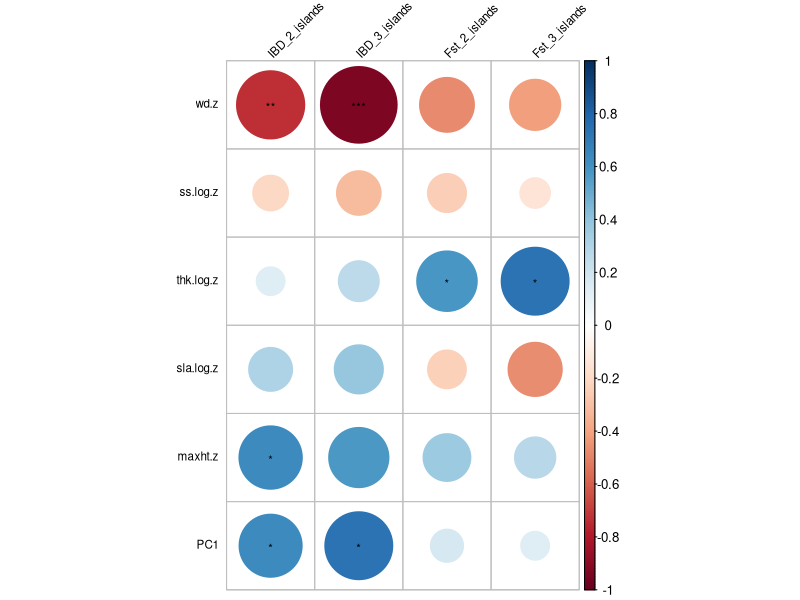
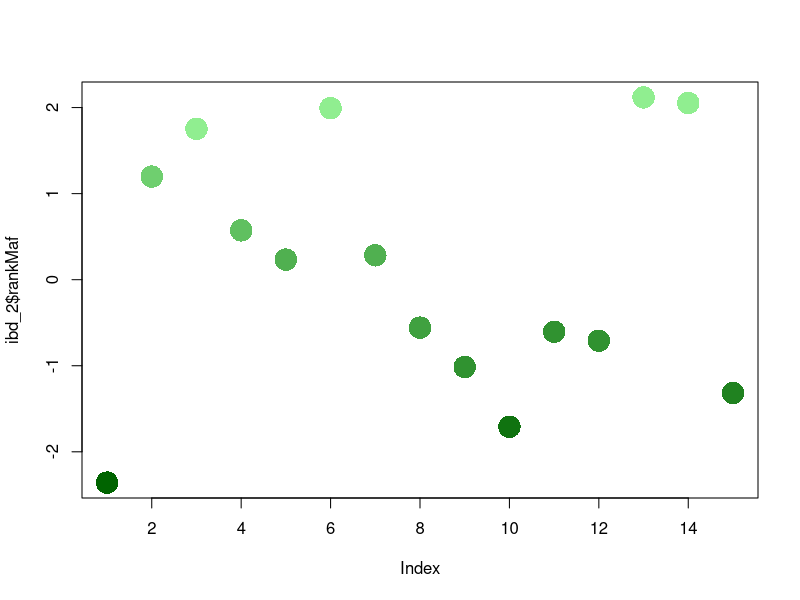

Write the R code that produced these figures, in order. (Note: this script raises an error after producing the figures.)
library(corrplot)        

#### IBD versus traits ####
#load files
ibd<-read.csv("Data/IBD_acorss_islands.csv")
traits<-read.csv("Data/Original_trait_values.csv")
traits$thk.log.z[is.na(traits$thk.log.z)] <- 0

#rank IBD slope
ibd$rank<-rank(ibd$Slope)

#merge trait data to to IBD
ibd<-merge(ibd,traits,by='sp_code')

# ---------------------------------------------------------------------------
# Subset the data to keep only sites/populations with more than 1 or more
# than 2 islands, respectively. 
# ---------------------------------------------------------------------------
pops<-read.csv("Data/PopGen_stats_islands.csv")
n_islands <- aggregate(Island ~ sp_code,
          data = pops,
          FUN = function(x) length(unique(x)))
ibd$N_Islands <- n_islands$Island[match(ibd$sp_code,n_islands$sp_code)]
ibd$N_Islands[is.na(ibd$N_Islands)] <- 1

ibd_2 <- ibd[ibd$N_Islands > 1, ]
ibd_3 <- ibd[ibd$N_Islands > 2, ]

# ---------------------------------------------------------------------------
# Spearman correlations between Slope_maf and columns 24:30, using ibd_2
# (N_Islands > 1). For each column i, store the correlation estimate (rho)
# and p-value in vectors indexed by k.
# ---------------------------------------------------------------------------
slope_p.value_2 <- NULL
slope_estimate_2 <- NULL
k <- 1
  
for (i in c(17:22)) { #"ss.log.z","thk.log.z","sla.log.z","maxht.z","wd.z","PC1"
  cor <- cor.test(ibd_2$Slope, ibd_2[, i], method = 'spearman')
  slope_estimate_2[k] <- cor$estimate   # Spearman's rho
  slope_p.value_2[k] <- cor$p.value     # associated p-value
  k <- k + 1
}

# ---------------------------------------------------------------------------
# Same as above, but using ibd_3 (N_Islands > 2).
# ---------------------------------------------------------------------------
slope_p.value_3 <- NULL
slope_estimate_3 <- NULL
k <- 1
for (i in c(17:22)) {
  cor <- cor.test(ibd_3$Slope, ibd_3[, i], method = 'spearman')
  slope_estimate_3[k] <- cor$estimate
  slope_p.value_3[k] <- cor$p.value
  k <- k + 1
}

# ---------------------------------------------------------------------------
# Same procedure, but correlating Fst_maf_mean (instead of Slope_maf)
# against columns 24:30, using ibd_2 (N_Islands > 1).
# ---------------------------------------------------------------------------
Fst_p.value_2 <- NULL
Fst_estimate_2 <- NULL
k <- 1
for (i in c(17:22)) {
  cor <- cor.test(ibd_2$mean_fst, ibd_2[, i], method = 'spearman')
  Fst_estimate_2[k] <- cor$estimate
  Fst_p.value_2[k] <- cor$p.value
  k <- k + 1
}

# ---------------------------------------------------------------------------
# Same as above, but using ibd_3 (N_Islands > 2).
# ---------------------------------------------------------------------------
Fst_p.value_3 <- NULL
Fst_estimate_3 <- NULL
k <- 1
for (i in c(17:22)) {
  cor <- cor.test(ibd_3$mean_fst, ibd_3[, i], method = 'spearman')
  Fst_estimate_3[k] <- cor$estimate
  Fst_p.value_3[k] <- cor$p.value
  k <- k + 1
}

# ---------------------------------------------------------------------------
# Combine all four sets of correlation estimates (rho) into one matrix.
# Rows = the variables in columns 24:30 of ibd; columns = each
# combination of response variable (Slope_maf / Fst_maf_mean) and island
# threshold (>1 / >2).
# ---------------------------------------------------------------------------
cor_estimate <- as.matrix(cbind(slope_estimate_2, slope_estimate_3,
                                Fst_estimate_2, Fst_estimate_3))
rownames(cor_estimate) <- colnames(ibd)[c(17:22)]
colnames(cor_estimate) <- c('IBD_2_islands', 'IBD_3_islands',
                            'Fst_2_islands', 'Fst_3_islands')

# ---------------------------------------------------------------------------
# Same layout as cor_estimate, but storing the corresponding p-values
# instead of the correlation estimates.
# ---------------------------------------------------------------------------
cor_pvalues <- as.matrix(cbind(slope_p.value_2, slope_p.value_3,
                               Fst_p.value_2, Fst_p.value_3))
rownames(cor_pvalues) <- colnames(ibd)[c(17:22)]
colnames(cor_pvalues) <- c('IBD_2_islands', 'IBD_3_islands',
                           'Fst_2_islands', 'Fst_3_islands')

# ---------------------------------------------------------------------------
# Plot the correlation matrix as a corrplot, using p-values to mark
# significance.
#   - insig = 'label_sig'  -> non-significant cells are left blank/hidden,
#                              significant ones are flagged with sig symbols
#   - method = "circle"    -> circle size/color encodes correlation strength
#   - pch.cex / pch.col    -> size and color of the significance symbols
#   - addgrid.col          -> color of the grid lines between cells
#   - type = 'full'        -> display the full matrix (not just upper/lower
#                              triangle)
#   - diag = TRUE          -> include the diagonal
#   - sig.level            -> significance thresholds (0.001, 0.01, 0.05)
#                              used to determine number of sig. symbols
#   - tl.col/tl.srt/tl.cex -> text label color, rotation angle, and size
#                              for row/column labels
# ---------------------------------------------------------------------------
corrplot(cor_estimate,
         p.mat = cor_pvalues,
         insig = 'label_sig',
         method = "circle",
         pch.cex = .7,
         pch.col = "gray0",
         addgrid.col = "gray",
         type = 'full', diag = T, sig.level = c(0.001, 0.01, 0.05),
         tl.col = 'black', tl.srt = 45, tl.cex = 0.7
)

# ---------------------------------------------------------------------------
#Plot IBD rank versus traits species occuring in more then 1 islands
# ---------------------------------------------------------------------------

# Build a 10-step color gradient from dark green to light green
cols <- colorRampPalette(c("darkgreen", "lightgreen"))(10)

# Map PC1 values to colors
# Bin PC1 into 10 equal-width intervals and get, for each row, which bin
# (1-10) it falls into; this index is used to pick a color from 'cols'
col_index <- cut(ibd_2$PC1, breaks = 10, labels = FALSE)

# Plot IBD rank versus traits (PC1) with colored points
# Each point's color reflects its PC1 value (dark green = low, light green = high)
plot(ibd_2$PC1, ibd_2$rankMaf,
     col = cols[col_index],
     pch = 16,   # solid filled circle
     cex = 3     # point size
)

# Add regression line
# Fit and overlay a linear regression of rankMaf on PC1
abline(lm(ibd_2$rankMaf ~ ibd_2$PC1), lwd = 3)


# ---------------------------------------------------------------------------
# Plot IBD rank versus traits species occuring in more then 1 islands
# ---------------------------------------------------------------------------

# Rebuild the same 10-step color gradient (recomputed here, though it's
# identical to 'cols' above since the palette/breaks count don't change)
cols <- colorRampPalette(c("darkgreen", "lightgreen"))(10)

# Map PC1 values (for ibd_3 this time) to color bins
col_index <- cut(ibd_3$PC1, breaks = 10, labels = FALSE)

# Plot IBD rank versus traits (PC1) with colored points, for ibd_3
plot(ibd_3$PC1, ibd_3$rankMaf,
     col = cols[col_index],
     pch = 16,
     cex = 3
)

# Add regression line
# NOTE: bug — this regresses ibd_3$rankMaf on ibd_2$PC1 (mismatched
# datasets). It should almost certainly be:
#   abline(lm(ibd_3$rankMaf ~ ibd_3$PC1), lwd = 3)
abline(lm(ibd_3$rankMaf ~ ibd_2$PC1), lwd = 3)


ibd_2 <- ibd[ibd$N_Islands > 2, ]

cols <- colorRampPalette(c("darkgreen", "lightgreen"))(10)

# Map PC1 values to colors
col_index <- cut(ibd_2$PC1, breaks = 10, labels = FALSE)

# Plot IBD rank versus traits (PC1) with colored points
plot(ibd_2$PC1, ibd_2$rankMaf,
     col = cols[col_index],
     pch = 16, 
     cex=3
)

ibd_2 <- ibd[ibd$N_Islands > 2, ]

cols <- colorRampPalette(c("darkgreen", "lightgreen"))(10)

# Map PC1 values to colors
col_index <- cut(ibd_2$PC1, breaks = 10, labels = FALSE)

# Plot IBD rank versus traits (PC1) with colored points
plot(ibd_2$PC1, ibd_2$rankMaf,
     col = cols[col_index],
     pch = 16, 
     cex=3
)

# Add regression line
abline(lm(ibd_2$rankMaf ~ ibd_2$PC1), lwd = 3)


#species occuring in more then 2 islands 
ibd_3 <- ibd[ibd$N_Islands > 2, ]

cols <- colorRampPalette(c("darkgreen", "lightgreen"))(10)

# Map PC1 values to colors
col_index <- cut(ibd_3$PC1, breaks = 10, labels = FALSE)

# Plot IBD rank versus traits (PC1) with colored points
plot(ibd_3$PC1, ibd_3$rankMaf,
     col = cols[col_index],
     pch = 16, 
     cex=3
)

# Add regression line
abline(lm(ibd_3$rankMaf ~ ibd_3$PC1), lwd = 3)
